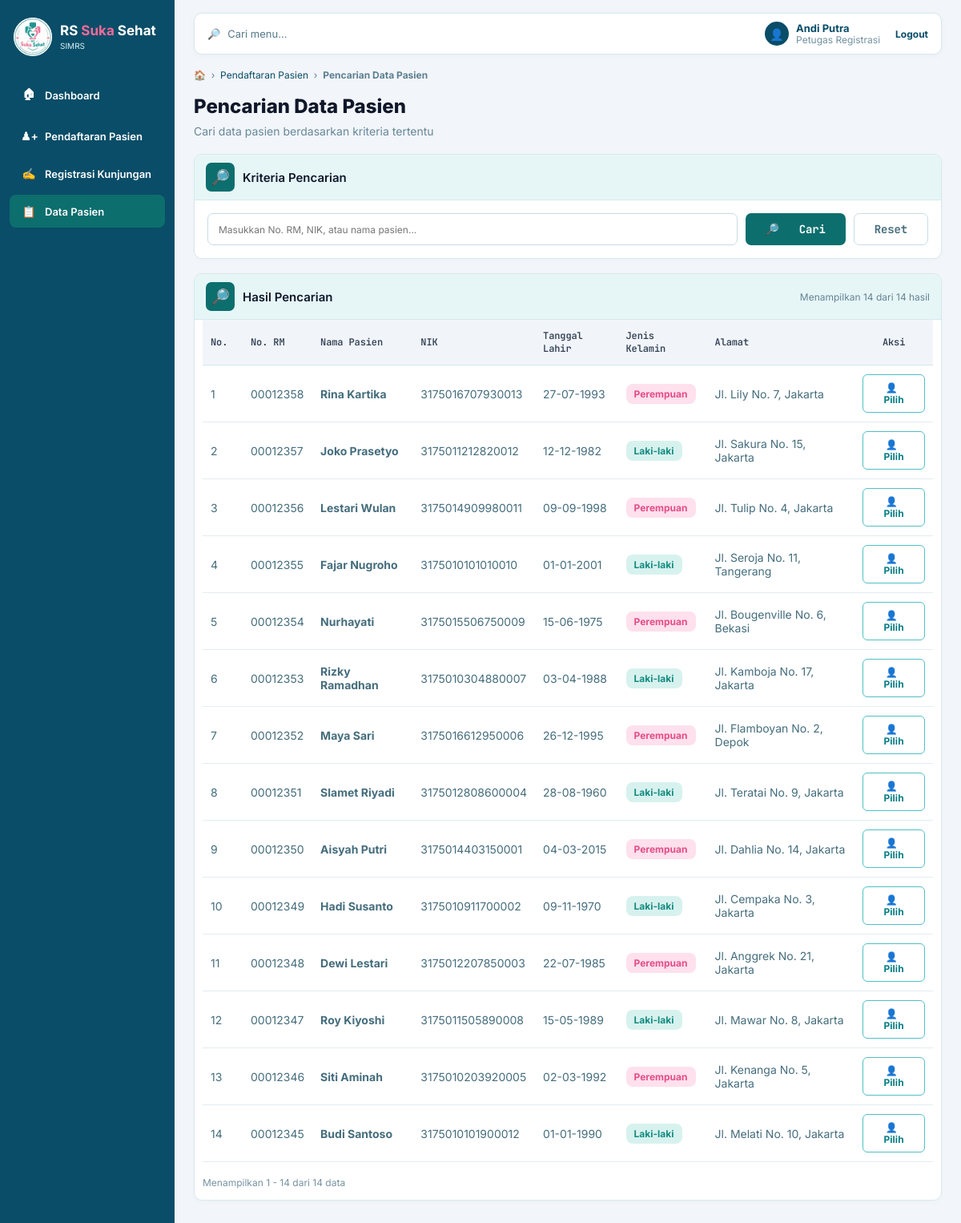
Screenshot of /modules/claudia/data_pasien.php (signed in) with the database file from the repository.
### tables this page shows
CREATE TABLE `patients` (
  `id`               INT AUTO_INCREMENT PRIMARY KEY,
  `mrn`              VARCHAR(20) NOT NULL UNIQUE COMMENT 'Nomor rekam medis',
  `nik`              VARCHAR(16) NULL UNIQUE,
  `name`             VARCHAR(120) NOT NULL,
  `gender`           ENUM('L','P') NOT NULL,
  `birth_place`      VARCHAR(60) NULL,
  `birth_date`       DATE NOT NULL,
  `blood_type`       VARCHAR(3) NULL,
  `address`          VARCHAR(255) NULL,
  `phone`            VARCHAR(20) NULL,
  `allergies`        VARCHAR(255) NULL,
  `insurer_id`       INT NULL,
  `insurance_number` VARCHAR(30) NULL,
  `created_at`       DATETIME NOT NULL DEFAULT CURRENT_TIMESTAMP,
  FOREIGN KEY (`insurer_id`) REFERENCES `insurers`(`id`) ON DELETE SET NULL
);

### config/database.php (called while the page is built, shortened)
<?php
function db(): PDO
{
    static $pdo = null;
    if ($pdo === null) {
        $dsn = 'mysql:host=' . DB_HOST . ';port=' . DB_PORT . ';dbname=' . DB_NAME . ';charset=utf8mb4';
        $pdo = new PDO($dsn, DB_USER, DB_PASS, [
            PDO::ATTR_ERRMODE            => PDO::ERRMODE_EXCEPTION,
            PDO::ATTR_DEFAULT_FETCH_MODE => PDO::FETCH_ASSOC,
            PDO::ATTR_EMULATE_PREPARES   => false,
        ]);
    }
    return $pdo;
}

### modules/claudia/_db_bridge.php (called while the page is built, shortened)
<?php
require_once __DIR__ . '/../../config/database.php';
function simrs_q(string $sql, array $p = []): PDOStatement
{
    $st = db()->prepare($sql);
    $st->execute($p);
    return $st;
}
function simrs_patients(): array
{
    $rows = simrs_q("SELECT mrn, nik, name, DATE_FORMAT(birth_date,'%d-%m-%Y') birth_date, gender, address FROM patients ORDER BY id DESC")->fetchAll();
    return array_map(fn($r) => [
        'medical_record_no' => $r['mrn'],
        'name'              => $r['name'],
        'nik'               => (string)$r['nik'],
        'birth_date'        => $r['birth_date'],
        'gender'            => $r['gender'] === 'L' ? 'Laki-laki' : 'Perempuan',
        'address'           => (string)$r['address'],
    ], $rows);
}

### modules/claudia/data_pasien.php (the view, shortened to what this page needs)
<?php
$user = $_SESSION['user'];
$userName = $user['name'] ?? $user['full_name'] ?? 'Andi Putra';
$userRole = $user['role'] ?? 'petugas_registrasi';
$roleLabel = [
    'petugas_registrasi' => 'Petugas Registrasi',
    'radiologist' => 'Radiolog',
    'administrator' => 'Administrator'
];
$userRoleLabel = $roleLabel[$userRole] ?? 'Petugas Registrasi';
$patients = [
    [
        'medical_record_no' => '00012345',
        'name'             => 'Budi Santoso',
        'nik'              => '3175010101900012',
        'birth_date'       => '01-01-1990',
        'gender'           => 'Laki-laki',
        'address'          => 'Jl. Melati No. 10, Jakarta'
    ],
    [
        'medical_record_no' => '00012346',
        'name'             => 'Siti Aminah',
        'nik'              => '3175010203920005',
        'birth_date'       => '02-03-1992',
        'gender'           => 'Perempuan',
        'address'           => 'Jl. Kenanga No. 5, Jakarta'
    ],
    [
        'medical_record_no' => '00012347',
        'name'             => 'Roy Kiyoshi',
        'nik'              => '3175011505890008',
        'birth_date'       => '15-05-1989',
        'gender'           => 'Laki-laki',
        'address'           => 'Jl. Mawar No. 8, Jakarta'
    ]
];
require_once __DIR__ . '/_db_bridge.php';
if (simrs_db_ok()) {
    try { $patients = simrs_patients(); } catch (Throwable $ex) {}
}
$keyword = trim($_GET['q'] ?? '');
$searchResults = [];
foreach ($patients as $patient) {
    if ($keyword === '') {
        $searchResults[] = $patient;
    }
}
function e($value)
{
    return htmlspecialchars(
        $value,
        ENT_QUOTES,
        'UTF-8'
    );
}
?>
<!DOCTYPE html>
<html lang="id">
<head>
<link rel="stylesheet" id="simrs-module-theme" href="../../assets/module-theme.css">
</head>
<body>
<aside class="sidebar">
    <div class="sidebar-brand">
        <img
         src="assets/logo.png"
         alt="RS Suka Sehat"
        class="sidebar-logo"
        >
        <div class="brand-text">
            <div class="brand-name">
                RS <span class="pink">Suka</span> <span class="green">Sehat</span>
            </div>
            <div class="brand-sub">
                SIMRS
            </div>
        </div>
    </div>
    <nav class="sidebar-menu">
        <a
            href="dashboard.php"
            class="menu-item"
        >
            <span class="menu-icon">🏠︎</span>
            <span>Dashboard</span>
        </a>
        <a
            href="pendaftaran_pasien.php"
            class="menu-item"
        >
            <span class="menu-icon">♟+</span>
            <span>Pendaftaran Pasien</span>
        </a>
        <a
            href="registrasi_pasien.php"
            class="menu-item"
        >
            <span class="menu-icon">✍</span>
            <span>Registrasi Kunjungan</span>
        </a>
        <a
            href="data_pasien.php"
            class="menu-item active"
        >
            <span class="menu-icon">📋</span>
            <span>Data Pasien</span>
        </a>
    </nav>
</aside>
<main class="main-content">
    <header class="topbar">
        <div class="search-top">
            🔎
            <span>Cari menu...</span>
        </div>
        <div class="top-user">
            <div class="user-icon">
                👤
            </div>
            <div class="user-name">
                <strong><?= e($userName) ?></strong>
                <small><?= e($userRoleLabel) ?></small>
            </div>
            <a
                href="logout.php"
                class="logout"
            >
                Logout
            </a>
        </div>
    </header>
    <div class="breadcrumb">
        🏠
        &nbsp;›&nbsp;
        <a href="pendaftaran_pasien.php">
            Pendaftaran Pasien
        </a>
        &nbsp;›&nbsp;
        <strong>Pencarian Data Pasien</strong>
    </div>
    <div class="page-header">
        <h1>
            Pencarian Data Pasien
        </h1>
        <p>
            Cari data pasien berdasarkan kriteria tertentu
        </p>
    </div>
    <section class="panel">
        <div class="panel-title">
            <div class="panel-icon">
                🔎
            </div>
            <h2>
                Kriteria Pencarian
            </h2>
        </div>
        <div class="panel-body">
            <form
                method="GET"
                action="data_pasien.php"
                class="search-form"
            >
                <input
                    type="text"
                    name="q"
                    class="search-input"
                    value="<?= e($keyword) ?>"
                    placeholder="Masukkan No. RM, NIK, atau nama pasien..."
                    autocomplete="off"
                >
                <button
                    type="submit"
                    class="btn btn-search"
                >
                    🔎 &nbsp; Cari
                </button>
                <a
                    href="data_pasien.php"
                    class="btn btn-reset"
                >
                    Reset
                </a>
            </form>
        </div>
    </section>
    <section class="panel">
        <div class="panel-title result-header">
            <div style="display:flex;align-items:center;gap:10px;">
                <div class="panel-icon">
                    🔎
                </div>
                <h2>
                    Hasil Pencarian
                </h2>
            </div>
            <div class="result-count">
                Menampilkan
                <?= count($searchResults) ?>
                dari
                <?= count($patients) ?>
                hasil
            </div>
        </div>
        <?php if (count($searchResults) > 0): ?>
            <div class="table-wrap">
                <table>
                    <thead>
                        <tr>
                            <th style="width:50px;">
                                No.
                            </th>
                            <th>
                                No. RM
                            </th>
                            <th>
                                Nama Pasien
                            </th>
                            <th>
                                NIK
                            </th>
                            <th>
                                Tanggal Lahir
                            </th>
                            <th>
                                Jenis Kelamin
                            </th>
                            <th>
                                Alamat
                            </th>
                            <th style="text-align:center;">
                                Aksi
                            </th>
                        </tr>
                    </thead>
                    <tbody>
                    <?php foreach ($searchResults as $index => $patient): ?>
                        <tr>
                            <td>
                                <?= $index + 1 ?>
                            </td>
                            <td>
                                <?= e($patient['medical_record_no']) ?>
                            </td>
                            <td>
                                <strong>
                                    <?= e($patient['name']) ?>
                                </strong>
                            </td>
                            <td>
                                <?= e($patient['nik']) ?>
                            </td>
                            <td>
                                <?= e($patient['birth_date']) ?>
                            </td>
                            <td>
                                <?php if ($patient['gender'] === 'Perempuan'): ?>
                                    <span class="gender female">
                                        Perempuan
                                    </span>
                                <?php else: ?>
                                    <span class="gender male">
                                        Laki-laki
                                    </span>
                                <?php endif; ?>
                            </td>
                            <td>
                                <?= e($patient['address']) ?>
                            </td>
                            <td style="text-align:center;">
                                <a
                                    href="registrasi_pasien.php?patient=<?= urlencode($patient['medical_record_no']) ?>"
                                    class="btn-pilih"
                                >
                                    👤 &nbsp; Pilih
                                </a>
                            </td>
                        </tr>
                    <?php endforeach; ?>
                    </tbody>
                </table>
            </div>
            <div class="footer-note" style="padding:0 10px 14px;">
                Menampilkan
                1 -
                <?= count($searchResults) ?>
                dari
                <?= count($searchResults) ?>
                data
            </div>
        <?php endif; ?>
    </section>
</main>
</body>
</html>

### modules/claudia/data_pasien.php (style rules this page uses)
* { box-sizing: border-box; }
body { margin: 0; font-family: Arial, Helvetica, sans-serif; background: #eef8fb; color: #0A4D68; }
.sidebar { position: fixed; left: 0; top: 0; bottom: 0; width: 218px; background: #0A4D68; color: white; padding: 18px 12px; z-index: 1000; }
.sidebar-brand { display: flex; align-items: center; gap: 10px; padding: 4px 5px 25px; }
.sidebar-logo { width: 48px; height: 48px; border-radius: 50%; object-fit: cover; background: white; }
.brand-text { line-height: 1.1; }
.brand-name { font-size: 17px; font-weight: 700; }
.brand-name .pink { color: #F36A9A; }
.brand-name .green { color: #ffffff; }
.brand-sub { font-size: 10px; margin-top: 5px; color: #d8f1f5; }
.sidebar-menu { display: flex; flex-direction: column; gap: 6px; }
.menu-item { display: flex; align-items: center; gap: 10px; width: 100%; padding: 12px 14px; border-radius: 8px; color: white; text-decoration: none; font-size: 13px; font-weight: 600; }
.menu-item.active { background: #0D6E6E; }
.menu-icon { width: 20px; text-align: center; font-size: 14px; }
.main-content { margin-left: 218px; min-height: 100vh; padding: 16px 24px 50px; }
.topbar { height: 52px; background: white; border: 1px solid #d5e8ed; border-radius: 10px; display: flex; align-items: center; justify-content: space-between; padding: 0 16px; margin-bottom: 18px; box-shadow: 0 2px 8px rgba(0,0,0,0.03); }
.search-top { display: flex; align-items: center; gap: 9px; color: #56798a; font-size: 13px; }
.top-user { display: flex; align-items: center; gap: 9px; }
.user-icon { width: 30px; height: 30px; border-radius: 50%; background: #0A4D68; color: white; display: flex; align-items: center; justify-content: center; font-size: 14px; }
.user-name { display: flex; flex-direction: column; line-height: 1.15; }
.user-name strong { color: #0A4D68; font-size: 13px; }
.user-name small { color: #7190a0; font-size: 9px; }
.logout { color: #0A4D68; text-decoration: none; font-weight: 700; font-size: 12px; margin-left: 10px; }
.breadcrumb { font-size: 11px; color: #5c8091; margin: 4px 0 16px; }
.breadcrumb a { color: #0A4D68; text-decoration: none; }
.page-header { margin-bottom: 20px; }
.page-header h1 { margin: 0 0 7px; font-size: 30px; color: #064c6a; }
.page-header p { margin: 0; font-size: 13px; color: #668899; }
.panel { background: white; border: 1px solid #D6E8EE; border-radius: 10px; margin-bottom: 18px; overflow: hidden; box-shadow: 0 2px 8px rgba(0,0,0,0.02); }
.panel-title { background: #e6f6f7; min-height: 50px; display: flex; align-items: center; gap: 10px; padding: 10px 14px; border-bottom: 1px solid #D6E8EE; }
.panel-icon { width: 36px; height: 36px; background: #0D6E6E; border-radius: 7px; display: flex; align-items: center; justify-content: center; color: white; font-size: 19px; }
.panel-title h2 { margin: 0; font-size: 15px; color: #0A4D68; }
.panel-body { padding: 16px; }
.search-form { display: flex; gap: 10px; }
.search-input { flex: 1; height: 40px; border: 1px solid #C7DDE5; border-radius: 7px; padding: 0 13px; font-size: 12px; outline: none; }
.btn { height: 40px; border-radius: 7px; padding: 0 25px; border: none; cursor: pointer; font-size: 12px; font-weight: 700; }
.btn-search { background: #0D6E6E; color: white; }
.btn-reset { background: white; color: #456D7D; border: 1px solid #C7DDE5; text-decoration: none; display: flex; align-items: center; }
.result-header { display: flex; align-items: center; justify-content: space-between; }
.result-count { margin-left: auto; color: #658392; font-size: 10px; }
.table-wrap { overflow-x: auto; padding: 0 10px 10px; }
table { width: 100%; border-collapse: collapse; font-size: 11px; }
th { background: #e9f6f7; color: #0A4D68; font-weight: 700; text-align: left; padding: 12px 10px; border-bottom: 1px solid #d3e6eb; }
td { padding: 11px 10px; border-bottom: 1px solid #e1edf0; color: #456D7D; vertical-align: middle; }
.gender { display: inline-block; padding: 5px 10px; border-radius: 8px; font-size: 10px; font-weight: 700; }
.male { background: #d7f2ee; color: #168c82; }
.female { background: #ffe0ed; color: #e34d88; }
.btn-pilih { display: inline-flex; align-items: center; justify-content: center; padding: 8px 16px; border: 1px solid #50c0c5; border-radius: 6px; background: white; color: #087e85; text-decoration: none; font-weight: 700; font-size: 11px; }
.footer-note { font-size: 10px; color: #7693a0; margin-top: 8px; }

### rows the page displays
patients: mrn "00012358", name "Rina Kartika", nik "3175016707930013", birth_date "27-07-1993", shows "Perempuan", address "Jl. Lily No. 7, Jakarta"
patients: mrn "00012357", name "Joko Prasetyo", nik "3175011212820012", birth_date "12-12-1982", shows "Laki-laki", address "Jl. Sakura No. 15, Jakarta"
patients: mrn "00012356", name "Lestari Wulan", nik "3175014909980011", birth_date "09-09-1998", shows "Perempuan", address "Jl. Tulip No. 4, Jakarta"
patients: mrn "00012355", name "Fajar Nugroho", nik "3175010101010010", birth_date "01-01-2001", shows "Laki-laki", address "Jl. Seroja No. 11, Tangerang"
patients: mrn "00012354", name "Nurhayati", nik "3175015506750009", birth_date "15-06-1975", shows "Perempuan", address "Jl. Bougenville No. 6, Bekasi"
patients: mrn "00012353", name "Rizky Ramadhan", nik "3175010304880007", birth_date "03-04-1988", shows "Laki-laki", address "Jl. Kamboja No. 17, Jakarta"
patients: mrn "00012352", name "Maya Sari", nik "3175016612950006", birth_date "26-12-1995", shows "Perempuan", address "Jl. Flamboyan No. 2, Depok"
patients: mrn "00012351", name "Slamet Riyadi", nik "3175012808600004", birth_date "28-08-1960", shows "Laki-laki", address "Jl. Teratai No. 9, Jakarta"
patients: mrn "00012350", name "Aisyah Putri", nik "3175014403150001", birth_date "04-03-2015", shows "Perempuan", address "Jl. Dahlia No. 14, Jakarta"
patients: mrn "00012349", name "Hadi Susanto", nik "3175010911700002", birth_date "09-11-1970", shows "Laki-laki", address "Jl. Cempaka No. 3, Jakarta"
patients: mrn "00012348", name "Dewi Lestari", nik "3175012207850003", birth_date "22-07-1985", shows "Perempuan", address "Jl. Anggrek No. 21, Jakarta"
patients: mrn "00012347", name "Roy Kiyoshi", nik "3175011505890008", birth_date "15-05-1989", shows "Laki-laki", address "Jl. Mawar No. 8, Jakarta"
patients: mrn "00012346", name "Siti Aminah", nik "3175010203920005", birth_date "02-03-1992", shows "Perempuan", address "Jl. Kenanga No. 5, Jakarta"
patients: mrn "00012345", name "Budi Santoso", nik "3175010101900012", birth_date "01-01-1990", shows "Laki-laki", address "Jl. Melati No. 10, Jakarta"

### other values shown
$userName "Andi Putra"
$userRoleLabel "Petugas Registrasi"
count($searchResults) "14"
count($patients) "14"
